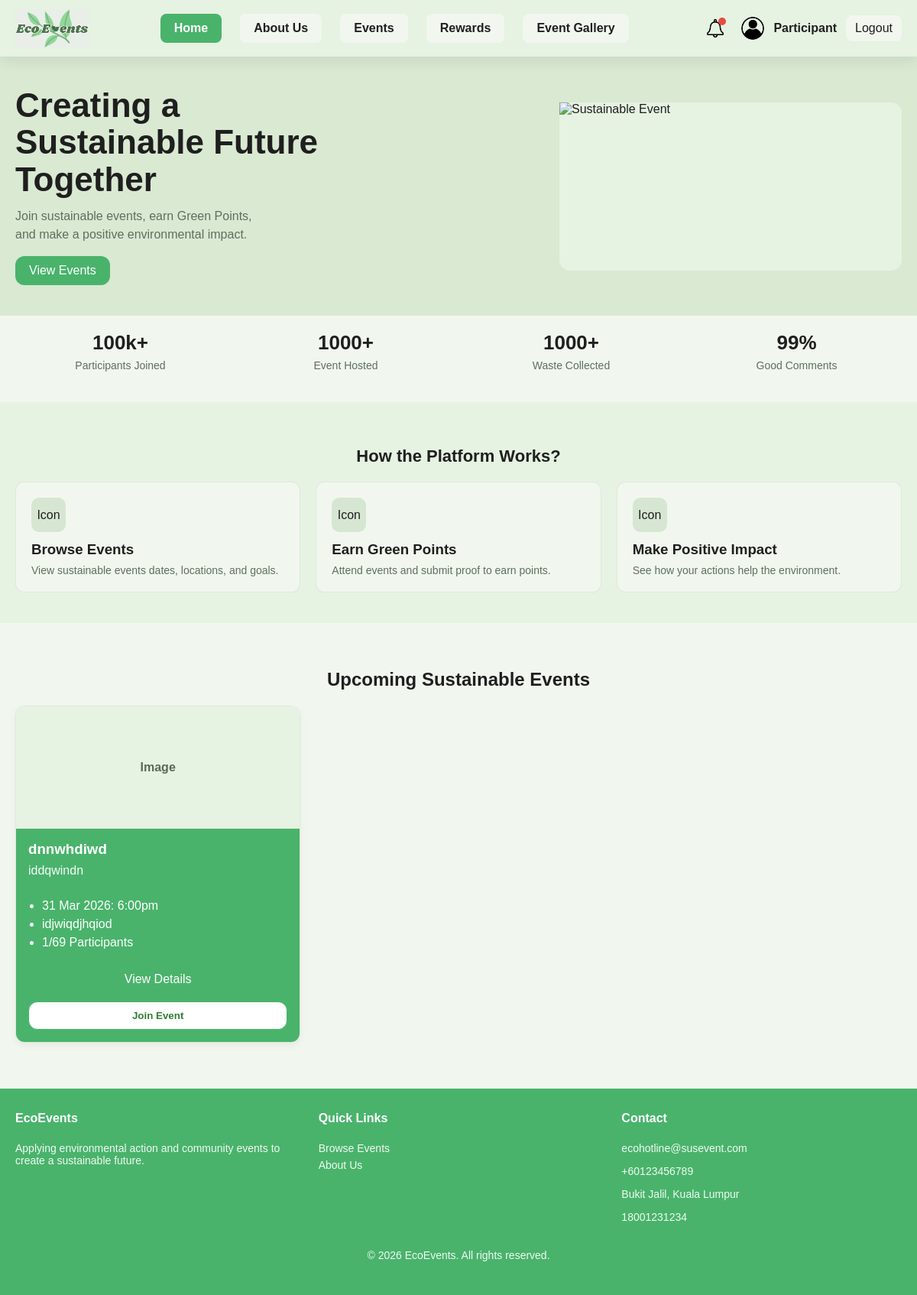
The page /Sustainableapp/Participant.php (signed in) on the database its author committed.
### tables this page shows
CREATE TABLE `events` (
  `id` int(11) NOT NULL,
  `event_name` varchar(255) NOT NULL,
  `event_date` date NOT NULL,
  `event_time` time DEFAULT NULL,
  `event_location` varchar(255) NOT NULL,
  `event_type` varchar(100) NOT NULL,
  `max_participants` int(11) DEFAULT NULL,
  `description` text DEFAULT NULL,
  `sustainability_goals` text DEFAULT NULL,
  `event_image` varchar(255) DEFAULT NULL,
  `status` varchar(50) DEFAULT 'Pending',
  `created_at` timestamp NOT NULL DEFAULT current_timestamp(),
  `last_updated_at` timestamp NULL DEFAULT NULL,
  `update_notice` varchar(255) DEFAULT NULL,
  `show_update_notice` tinyint(1) DEFAULT 0,
  `waste_report` text DEFAULT NULL,
  `organizer_id` int(11) DEFAULT NULL
);

### Sustainableapp/Participant.php (the view, shortened to what this page needs)
<?php
include("config.php");
$sql = "
    SELECT
        events.*,
        COUNT(event_Participants.id) AS joined_count
    FROM events
    LEFT JOIN event_Participants
        ON events.id = event_Participants.event_id
        AND event_Participants.participation_status = 'joined'
    WHERE events.status = 'Approved'
      AND events.event_date >= CURDATE()
    GROUP BY events.id
    ORDER BY events.event_date ASC, events.event_time ASC
    LIMIT 3
";
$result = $conn->query($sql);
?>
<!DOCTYPE html>
<html lang="en">
<head>
  <link rel="stylesheet" href="css/style.css">
</head>
<body>
<?php include("header.php"); ?>
<section class="hero">
  <div class="container">
    <div class="hero-text">
      <h1>
        Creating a<br>
        Sustainable Future<br>
        Together
      </h1>
      <p>
        Join sustainable events, earn Green Points,<br>
        and make a positive environmental impact.
      </p>
      <a class="btn" href="events.php">View Events</a>
    </div>
    <div class="hero-image">
   <img src="images/hero-event.jpg" alt="Sustainable Event">
   </div>
  </div>
</section>
<section class="stats">
  <div class="container">
    <div>
      <h2>100k+</h2>
      <p>Participants Joined</p>
    </div>
    <div>
      <h2>1000+</h2>
      <p>Event Hosted</p>
    </div>
    <div>
      <h2>1000+</h2>
      <p>Waste Collected</p>
    </div>
    <div>
      <h2>99%</h2>
      <p>Good Comments</p>
    </div>
  </div>
</section>
<section class="how">
  <div class="container">
    <h2>How the Platform Works?</h2>
    <div class="how-cards">
      <div class="how-card">
        <div class="icon">Icon</div>
        <h3>Browse Events</h3>
        <p>View sustainable events dates, locations, and goals.</p>
      </div>
      <div class="how-card">
        <div class="icon">Icon</div>
        <h3>Earn Green Points</h3>
        <p>Attend events and submit proof to earn points.</p>
      </div>
      <div class="how-card">
        <div class="icon">Icon</div>
        <h3>Make Positive Impact</h3>
        <p>See how your actions help the environment.</p>
      </div>
    </div>
  </div>
</section>
<section class="events" id="upcomingEvents">
  <div class="container">
    <h2>Upcoming Sustainable Events</h2>
    <div class="event-grid">
<?php if ($result && $result->num_rows > 0): ?>
  <?php while ($row = $result->fetch_assoc()): ?>
    <div class="event-card">
      <div class="event-img">Image</div>
      <div class="event-body">
        <h3><?= htmlspecialchars($row['event_name']) ?></h3>
        <p><?= htmlspecialchars($row['description']) ?></p>
        <ul class="event-meta">
          <li><?= date("d M Y", strtotime($row['event_date'])) ?>: <?= date("g:ia", strtotime($row['event_time'])) ?></li>
          <li><?= htmlspecialchars($row['event_location']) ?></li>
          <li><?= (int)$row['joined_count'] ?>/<?= (int)$row['max_participants'] ?> Participants</li>
        </ul>
        <div class="event-actions">
          <a class="btn" href="eventdetails.php?id=<?= (int)$row['id'] ?>">View Details</a>
          <form action="join_event.php" method="POST">
            <button class="btn-outline" type="submit">Join Event</button>
          </form>
        </div>
      </div>
    </div>
  <?php endwhile; ?>
<?php else: ?>
  <p>No upcoming events available.</p>
<?php endif; ?>
</div>
</section>
<?php include("footer.php"); ?>
</body>
</html>

### rows shown on the page
events: event_name "dnnwhdiwd", description "iddqwindn", event_date "31 Mar 2026", event_time "6:00pm", event_location "idjwiqdjhqiod", joined_count "1", max_participants "69"
